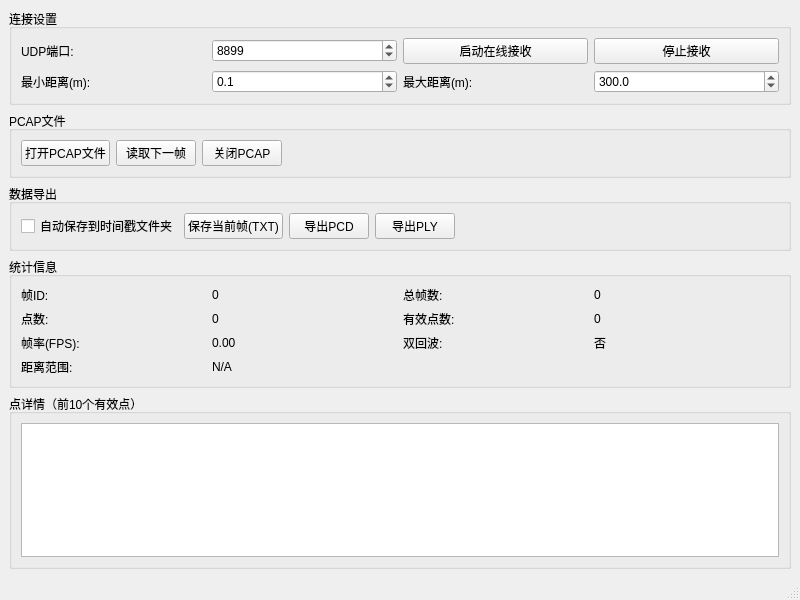
<?xml version="1.0" encoding="UTF-8"?>
<ui version="4.0">
 <class>MainWindow</class>
 <widget class="QMainWindow" name="MainWindow">
  <property name="geometry">
   <rect>
    <x>0</x>
    <y>0</y>
    <width>800</width>
    <height>600</height>
   </rect>
  </property>
  <property name="windowTitle">
   <string>V192 点云查看器</string>
  </property>
  <widget class="QWidget" name="centralwidget">
   <layout class="QVBoxLayout" name="verticalLayout">
    <item>
     <widget class="QGroupBox" name="groupBox">
      <property name="title">
       <string>连接设置</string>
      </property>
      <layout class="QGridLayout" name="gridLayout">
       <item row="0" column="0">
        <widget class="QLabel" name="label">
         <property name="text">
          <string>UDP端口:</string>
         </property>
        </widget>
       </item>
       <item row="0" column="1">
        <widget class="QSpinBox" name="spinPort">
         <property name="minimum">
          <number>1024</number>
         </property>
         <property name="maximum">
          <number>65535</number>
         </property>
         <property name="value">
          <number>8899</number>
         </property>
        </widget>
       </item>
       <item row="0" column="2">
        <widget class="QPushButton" name="btnStartOnline">
         <property name="text">
          <string>启动在线接收</string>
         </property>
        </widget>
       </item>
       <item row="0" column="3">
        <widget class="QPushButton" name="btnStopOnline">
         <property name="text">
          <string>停止接收</string>
         </property>
        </widget>
       </item>
       <item row="1" column="0">
        <widget class="QLabel" name="label_2">
         <property name="text">
          <string>最小距离(m):</string>
         </property>
        </widget>
       </item>
       <item row="1" column="1">
        <widget class="QDoubleSpinBox" name="spinMinDist">
         <property name="decimals">
          <number>1</number>
         </property>
         <property name="minimum">
          <double>0.000000000000000</double>
         </property>
         <property name="maximum">
          <double>300.000000000000000</double>
         </property>
         <property name="value">
          <double>0.100000000000000</double>
         </property>
        </widget>
       </item>
       <item row="1" column="2">
        <widget class="QLabel" name="label_3">
         <property name="text">
          <string>最大距离(m):</string>
         </property>
        </widget>
       </item>
       <item row="1" column="3">
        <widget class="QDoubleSpinBox" name="spinMaxDist">
         <property name="decimals">
          <number>1</number>
         </property>
         <property name="maximum">
          <double>500.000000000000000</double>
         </property>
         <property name="value">
          <double>300.000000000000000</double>
         </property>
        </widget>
       </item>
      </layout>
     </widget>
    </item>
    <item>
     <widget class="QGroupBox" name="groupBox_2">
      <property name="title">
       <string>PCAP文件</string>
      </property>
      <layout class="QHBoxLayout" name="horizontalLayout">
       <item>
        <widget class="QPushButton" name="btnOpenPcap">
         <property name="text">
          <string>打开PCAP文件</string>
         </property>
        </widget>
       </item>
       <item>
        <widget class="QPushButton" name="btnReadNextFrame">
         <property name="text">
          <string>读取下一帧</string>
         </property>
        </widget>
       </item>
       <item>
        <widget class="QPushButton" name="btnClosePcap">
         <property name="text">
          <string>关闭PCAP</string>
         </property>
        </widget>
       </item>
       <item>
        <spacer name="horizontalSpacer">
         <property name="orientation">
          <enum>Qt::Horizontal</enum>
         </property>
         <property name="sizeHint" stdset="0">
          <size>
           <width>40</width>
           <height>20</height>
          </size>
         </property>
        </spacer>
       </item>
      </layout>
     </widget>
    </item>
    <item>
     <widget class="QGroupBox" name="groupBoxExport">
      <property name="title">
       <string>数据导出</string>
      </property>
      <layout class="QHBoxLayout" name="horizontalLayout_2">
       <item>
        <widget class="QCheckBox" name="chkAutoSave">
         <property name="text">
          <string>自动保存到时间戳文件夹</string>
         </property>
        </widget>
       </item>
       <item>
        <widget class="QPushButton" name="btnSaveFrame">
         <property name="text">
          <string>保存当前帧(TXT)</string>
         </property>
        </widget>
       </item>
       <item>
        <widget class="QPushButton" name="btnExportPCD">
         <property name="text">
          <string>导出PCD</string>
         </property>
        </widget>
       </item>
       <item>
        <widget class="QPushButton" name="btnExportPLY">
         <property name="text">
          <string>导出PLY</string>
         </property>
        </widget>
       </item>
       <item>
        <spacer name="horizontalSpacer_2">
         <property name="orientation">
          <enum>Qt::Horizontal</enum>
         </property>
         <property name="sizeHint" stdset="0">
          <size>
           <width>40</width>
           <height>20</height>
          </size>
         </property>
        </spacer>
       </item>
      </layout>
     </widget>
    </item>
    <item>
     <widget class="QGroupBox" name="groupBox_3">
      <property name="title">
       <string>统计信息</string>
      </property>
      <layout class="QGridLayout" name="gridLayout_2">
       <item row="0" column="0">
        <widget class="QLabel" name="label_4">
         <property name="text">
          <string>帧ID:</string>
         </property>
        </widget>
       </item>
       <item row="0" column="1">
        <widget class="QLabel" name="lblFrameId">
         <property name="text">
          <string>0</string>
         </property>
        </widget>
       </item>
       <item row="0" column="2">
        <widget class="QLabel" name="label_6">
         <property name="text">
          <string>总帧数:</string>
         </property>
        </widget>
       </item>
       <item row="0" column="3">
        <widget class="QLabel" name="lblFrameCount">
         <property name="text">
          <string>0</string>
         </property>
        </widget>
       </item>
       <item row="1" column="0">
        <widget class="QLabel" name="label_8">
         <property name="text">
          <string>点数:</string>
         </property>
        </widget>
       </item>
       <item row="1" column="1">
        <widget class="QLabel" name="lblPointCount">
         <property name="text">
          <string>0</string>
         </property>
        </widget>
       </item>
       <item row="1" column="2">
        <widget class="QLabel" name="label_10">
         <property name="text">
          <string>有效点数:</string>
         </property>
        </widget>
       </item>
       <item row="1" column="3">
        <widget class="QLabel" name="lblValidPoints">
         <property name="text">
          <string>0</string>
         </property>
        </widget>
       </item>
       <item row="2" column="0">
        <widget class="QLabel" name="label_12">
         <property name="text">
          <string>帧率(FPS):</string>
         </property>
        </widget>
       </item>
       <item row="2" column="1">
        <widget class="QLabel" name="lblFPS">
         <property name="text">
          <string>0.00</string>
         </property>
        </widget>
       </item>
       <item row="2" column="2">
        <widget class="QLabel" name="label_14">
         <property name="text">
          <string>双回波:</string>
         </property>
        </widget>
       </item>
       <item row="2" column="3">
        <widget class="QLabel" name="lblDualEcho">
         <property name="text">
          <string>否</string>
         </property>
        </widget>
       </item>
       <item row="3" column="0">
        <widget class="QLabel" name="label_16">
         <property name="text">
          <string>距离范围:</string>
         </property>
        </widget>
       </item>
       <item row="3" column="1" colspan="3">
        <widget class="QLabel" name="lblDistRange">
         <property name="text">
          <string>N/A</string>
         </property>
        </widget>
       </item>
      </layout>
     </widget>
    </item>
    <item>
     <widget class="QGroupBox" name="groupBox_4">
      <property name="title">
       <string>点详情（前10个有效点）</string>
      </property>
      <layout class="QVBoxLayout" name="verticalLayout_2">
       <item>
        <widget class="QTextEdit" name="textPointDetails">
         <property name="readOnly">
          <bool>true</bool>
         </property>
         <property name="font">
          <font>
           <family>Courier New</family>
          </font>
         </property>
        </widget>
       </item>
      </layout>
     </widget>
    </item>
   </layout>
  </widget>
  <widget class="QMenuBar" name="menubar">
   <property name="geometry">
    <rect>
     <x>0</x>
     <y>0</y>
     <width>800</width>
     <height>21</height>
    </rect>
   </property>
  </widget>
  <widget class="QStatusBar" name="statusbar"/>
 </widget>
 <resources/>
 <connections/>
</ui>
